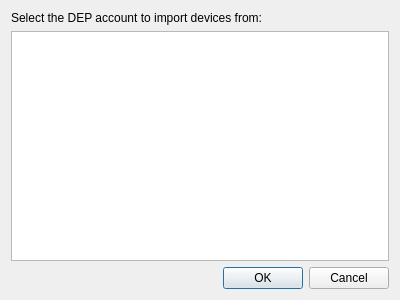
<?xml version="1.0" encoding="UTF-8"?>
<ui version="4.0">
 <class>NewClientDlgChooseDEPAccount</class>
 <widget class="QDialog" name="NewClientDlgChooseDEPAccount">
  <property name="geometry">
   <rect>
    <x>0</x>
    <y>0</y>
    <width>400</width>
    <height>300</height>
   </rect>
  </property>
  <property name="windowTitle">
   <string>Import Devices from DEP</string>
  </property>
  <layout class="QVBoxLayout" name="verticalLayout">
   <item>
    <widget class="QLabel" name="label">
     <property name="text">
      <string>Select the DEP account to import devices from:</string>
     </property>
    </widget>
   </item>
   <item>
    <widget class="StyledTreeView" name="depAccounts">
     <property name="editTriggers">
      <set>QAbstractItemView::NoEditTriggers</set>
     </property>
    </widget>
   </item>
   <item>
    <widget class="QDialogButtonBox" name="buttonBox">
     <property name="orientation">
      <enum>Qt::Horizontal</enum>
     </property>
     <property name="standardButtons">
      <set>QDialogButtonBox::Cancel|QDialogButtonBox::Ok</set>
     </property>
    </widget>
   </item>
  </layout>
 </widget>
 <customwidgets>
  <customwidget>
   <class>StyledTreeView</class>
   <extends>QTreeView</extends>
   <header>FileWaveGuiLib/styledviews/styledtreeview.h</header>
  </customwidget>
 </customwidgets>
 <resources/>
 <connections>
  <connection>
   <sender>buttonBox</sender>
   <signal>accepted()</signal>
   <receiver>NewClientDlgChooseDEPAccount</receiver>
   <slot>accept()</slot>
   <hints>
    <hint type="sourcelabel">
     <x>248</x>
     <y>254</y>
    </hint>
    <hint type="destinationlabel">
     <x>157</x>
     <y>274</y>
    </hint>
   </hints>
  </connection>
  <connection>
   <sender>buttonBox</sender>
   <signal>rejected()</signal>
   <receiver>NewClientDlgChooseDEPAccount</receiver>
   <slot>reject()</slot>
   <hints>
    <hint type="sourcelabel">
     <x>316</x>
     <y>260</y>
    </hint>
    <hint type="destinationlabel">
     <x>286</x>
     <y>274</y>
    </hint>
   </hints>
  </connection>
 </connections>
</ui>
